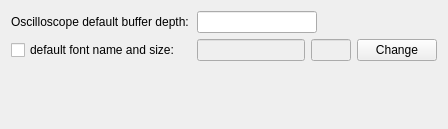
            <widget class="QWidget" name="tab_6">
             <attribute name="title">
              <string>Oscilloscope</string>
             </attribute>
             <layout class="QVBoxLayout" name="verticalLayout_9">
              <item>
               <layout class="QHBoxLayout" name="horizontalLayout_14">
                <item>
                 <widget class="QLabel" name="label_9">
                  <property name="minimumSize">
                   <size>
                    <width>180</width>
                    <height>0</height>
                   </size>
                  </property>
                  <property name="maximumSize">
                   <size>
                    <width>180</width>
                    <height>16777215</height>
                   </size>
                  </property>
                  <property name="text">
                   <string>Oscilloscope default buffer depth:   </string>
                  </property>
                 </widget>
                </item>
                <item>
                 <widget class="QLineEdit" name="OscilloscopeDefaultBufferDepthLineEdit">
                  <property name="maximumSize">
                   <size>
                    <width>120</width>
                    <height>16777215</height>
                   </size>
                  </property>
                 </widget>
                </item>
                <item>
                 <spacer name="horizontalSpacer_4">
                  <property name="orientation">
                   <enum>Qt::Horizontal</enum>
                  </property>
                  <property name="sizeHint" stdset="0">
                   <size>
                    <width>98</width>
                    <height>17</height>
                   </size>
                  </property>
                 </spacer>
                </item>
               </layout>
              </item>
              <item>
               <layout class="QHBoxLayout" name="horizontalLayout_18">
                <item>
                 <widget class="QCheckBox" name="DefaultsOscilloscopeFontCheckBox">
                  <property name="minimumSize">
                   <size>
                    <width>180</width>
                    <height>0</height>
                   </size>
                  </property>
                  <property name="maximumSize">
                   <size>
                    <width>180</width>
                    <height>16777215</height>
                   </size>
                  </property>
                  <property name="text">
                   <string>default font name and size:</string>
                  </property>
                 </widget>
                </item>
                <item>
                 <widget class="QLineEdit" name="DefaultsOscilloscopeFontLineEdit">
                  <property name="enabled">
                   <bool>false</bool>
                  </property>
                 </widget>
                </item>
                <item>
                 <widget class="QLineEdit" name="DefaultsOscilloscopeFontSizeLineEdit">
                  <property name="enabled">
                   <bool>false</bool>
                  </property>
                  <property name="minimumSize">
                   <size>
                    <width>40</width>
                    <height>0</height>
                   </size>
                  </property>
                  <property name="maximumSize">
                   <size>
                    <width>40</width>
                    <height>16777215</height>
                   </size>
                  </property>
                 </widget>
                </item>
                <item>
                 <widget class="QPushButton" name="DefaultsOscilloscopeFontPushButton">
                  <property name="text">
                   <string>Change</string>
                  </property>
                 </widget>
                </item>
               </layout>
              </item>
              <item>
               <spacer name="verticalSpacer_5">
                <property name="orientation">
                 <enum>Qt::Vertical</enum>
                </property>
                <property name="sizeHint" stdset="0">
                 <size>
                  <width>20</width>
                  <height>57</height>
                 </size>
                </property>
               </spacer>
              </item>
             </layout>
            </widget>
